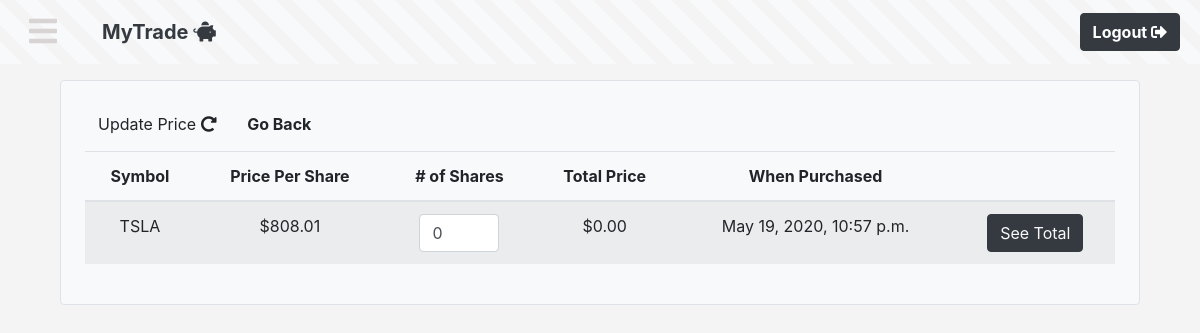
Screenshot of /sell/8 (signed in) with the database file from the repository.
### myTrade_app/models.py (models this page shows)
class Trade(models.Model):
    symbol = models.CharField(max_length=15)
    price_per_share = models.DecimalField(default=0.00, max_digits=15, decimal_places=2)
    total_price = models.DecimalField(default=0.00, max_digits=15, decimal_places=2)
    shares = models.IntegerField(default=0)
    stock_holder = models.ForeignKey(User, related_name="trades", on_delete=models.CASCADE)
    created_at = models.DateTimeField(auto_now_add=True)
    updated_at = models.DateTimeField(auto_now=True)

### myTrade_app/views.py (the view)
# urls.py: path('sell/<str:trade_id>', views.sell_trade),
def sell_trade(request, trade_id):
    trade = Trade.objects.get(id=trade_id)
    user = User.objects.get(id=request.session['id'])
    context = {
        'trade': trade,
        'user': user,
    }
    return render(request, 'sell_trade.html', context)

### myTrade_app/templates/sell_trade.html (shortened to what this page needs)
<!DOCTYPE html>
<html lang="en">
<head>
    {% load static%}
    <link rel="stylesheet" href="https://stackpath.bootstrapcdn.com/bootstrap/4.4.1/css/bootstrap.min.css">
    <link rel="stylesheet" href="https://cdnjs.cloudflare.com/ajax/libs/font-awesome/5.13.0/css/all.min.css" />
    <link rel="stylesheet" href="{% static 'css/stock.css' %}">
    <link rel="stylesheet" href="{% static 'css/style.css' %}">
</head>
<body>
    <div id="all-content">
        <nav class="navbar navbar-expand pinstripe">
            <a role="button" class=" mr-3 btn" onclick="openNav()"><i class="text-hamburger fas fa-bars fa-2x"></i></a>
            <div class="container">
                <a href="/" class="navbar-brand text-dark px-3 py-2 font-weight-bold ">MyTrade <i class="fas fa-piggy-bank"></i></a>
                <ul class="navbar-nav">
                    <li><a href="logout" role="button" class="btn btn-dark nav-item mr-1 font-weight-bold">Logout <i class="fas fa-sign-out-alt"></i></a></li>
                </ul>
            </div>
        </nav>
        <div class="wrapper">
            <div class="mt-3 bg-light p-4 border rounded">
                <form action="/current_price/{{trade.id}}" class="mb-2" method="post">
                    <button type="submit" class="btn">Update Price <i class="fas fa-redo-alt"></i></button>
                    <a href="/user_account" role="button" class="btn font-weight-bold">Go Back</a>
                </form>
                <table class="table table-striped text-center">
                    <thead class="font-weight-bold">
                        <tr>
                            <th>Symbol</th>
                            <th>Price Per Share</th>
                            <th># of Shares</th>
                            <th>Total Price</th>
                            <th>When Purchased</th>
                            <th></th>
                        </tr>
                    </thead>
                    <tr>
                        <td>{{ trade.symbol }}</td>
                        <td>$<span>{{ trade.price_per_share }}</span></td>
                        <form>
                            <td><input type="number" class="form-control shares-input mx-auto" id="shares" name="shares" value="{{trade.shares}}" min="1" onkeyup="this.value=this.value.replace(/[^0-9]/g,'');">
                            <input type="hidden" value="{{trade.shares}}" id="hidden_shares"></td>
                            <td>${{trade.total_price}}</td>
                            <td>{{trade.created_at}}</td>
                            <td><a role="button" class="btn btn-dark text-light" onclick="showTotal()" >See Total</a></td>
                        </form>
                    </tr>
                </table>
            </div>
        </div>
    </div>
</body>
</html>

### myTrade_app/static/css/stock.css (style rules this page uses)
.shares-input { width: 5rem; }
.wrapper { width: 90%; margin-left: 5%; margin-right: 5%; display: inline-block; }

### myTrade_app/static/css/style.css (style rules this page uses)
body { height: 100%; background-color: #f4f4f4; }
html { scroll-behavior: smooth; }
.pinstripe { background: repeating-linear-gradient(45deg, #f8f9fa, #f8f9fa 1rem, #f4f4f4 1rem, #f4f4f4 1.75rem); }
#all-content { width: 100%; transition: width 0.1s, margin-left 0.1s; }
.text-hamburger { color: rgb(216, 212, 212) !important; }

### rows the page displays
Trade: symbol "TSLA", price_per_share "808.01", shares "0", total_price "0.00", created_at "May 19, 2020, 10:57 p.m."
